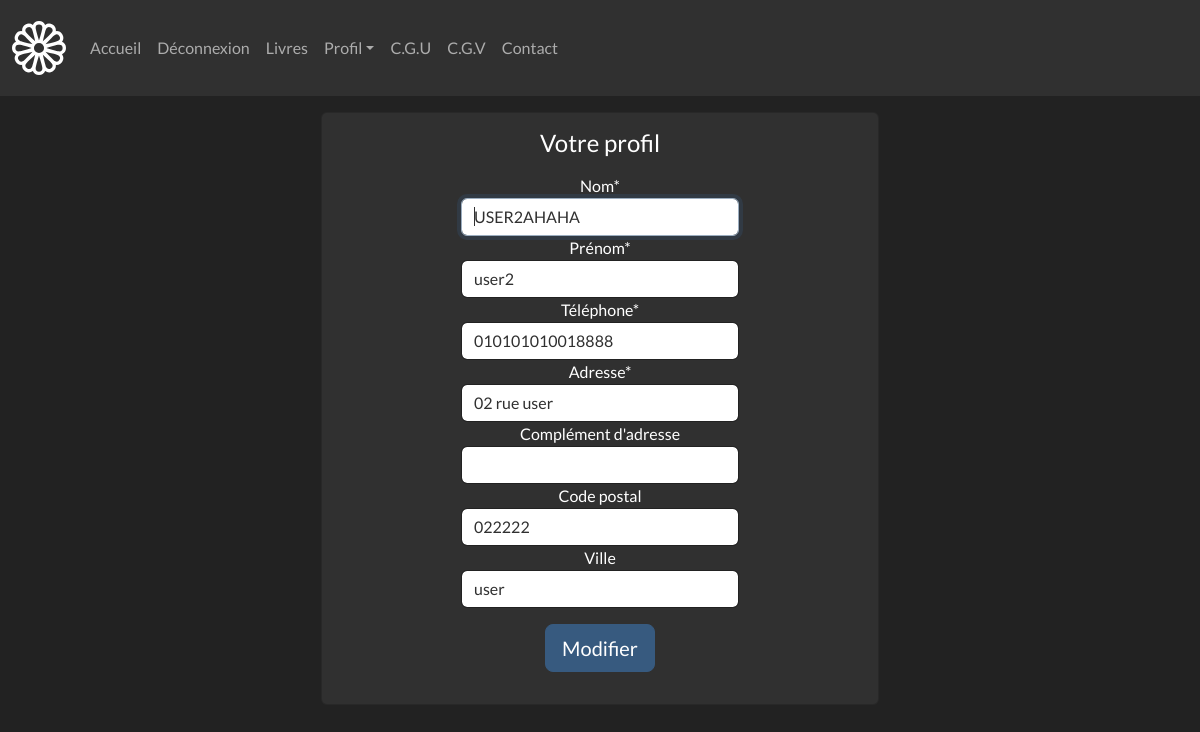
The app's page /HTML/profil.php (signed in) with its own data.
### tables this page shows
CREATE TABLE `clients` (
  `id` int(10) UNSIGNED NOT NULL,
  `nom` varchar(255) NOT NULL,
  `prenom` varchar(255) NOT NULL,
  `telephone` varchar(20) NOT NULL,
  `adresse` varchar(255) NOT NULL,
  `complement` varchar(255) NOT NULL,
  `cp` varchar(50) NOT NULL,
  `ville` varchar(255) NOT NULL,
  `user_id` int(10) UNSIGNED NOT NULL
);

### HTML/profil.php (the view, shortened to what this page needs)
<?php
require '../CRUD/config.php';
require_once '../COMPONENTS/navbar.php';
?>
<!DOCTYPE html>
<html lang="fr">
<head>
    <?php require '../COMPONENTS/links.php'; ?>
</head>
<body>
    <main class="container">
        <div class="text-center card mt-3 col-sm-6 mx-auto col-centered">
        <h4 class="mb-3 mt-3">Votre profil</h4>
        <?php
        $sql = "SELECT * FROM users";
        if($result = mysqli_query($conn, $sql)){
            if(mysqli_num_rows($result) > 0){
                while($row = mysqli_fetch_array($result)){
                    if(($_SESSION['login'] == $row['login'])){
                        $rowid = $row['id'];
                        $sql2 = "SELECT * FROM clients WHERE user_id = $rowid";
                        if($result = mysqli_query($conn, $sql2)){
                            if(mysqli_num_rows($result)>0){
                                while ($row = mysqli_fetch_array($result)){
                                    echo "<form action='./modify_profil.php?id=".$rowid."' method='post'>";
                                    echo
                                    "<div class='col-sm-6 mx-auto'>
                                    <label for='name' >Nom*</label>
                                    <input type='text' id='name' class='form-control' name='name' value='" . $row['nom'] ."' required autofocus maxlength='254'>
                                    </div>";
                                    echo
                                    "<div class='col-sm-6 mx-auto'>
                                    <label for='last_name' >Prénom*</label>
                                    <input type='text' id='last_name' class='form-control' name='last_name' value='" . $row['prenom'] ."' required maxlength='254'>
                                    </div>";
                                    echo
                                    "<div class='col-sm-6 mx-auto'>
                                    <label for='telephone' >Téléphone*</label>
                                    <input type='tel' id='telephone' class='form-control' name='telephone' value='" . $row['telephone'] ."' required  maxlength='19'>
                                    </div>";
                                    echo "<div class='col-sm-6 mx-auto'>
                                    <label for='adress' >Adresse*</label>
                                    <input type='text' id='adress' class='form-control' name='adress' value='" . $row['adresse'] ."' required maxlength='254'>
                                    </div>";
                                    echo "<div class='col-sm-6 mx-auto'>
                                    <label for='adresse_comp' >Complément d'adresse</label>
                                    <input type='text' id='adresse_comp' class='form-control' name='adresse_comp' value='" . $row['complement'] ."'  maxlength='254'>
                                    </div>";
                                    echo "<div class='col-sm-6 mx-auto'>
                                    <label for='postal' >Code postal</label>
                                    <input type='text' id='postal' class='form-control' name='postal' value='" . $row['cp'] ."' required  maxlength='50' pattern='[0-9]*'>
                                    </div>";
                                    echo "<div class='col-sm-6 mx-auto'>
                                    <label for='ville' >Ville</label>
                                    <input type='text' id='ville' class='form-control' name='ville' value='" . $row['ville'] ."' required  maxlength='254'>
                                    </div>";
                                    echo '<button class="btn btn-lg btn-primary btn-block mt-3 mb-3" type="submit">Modifier</button>';
                                    echo "</form>";
                                }
            } else {
                echo '<div class="alert alert-info"><em>Vous n avez pas encore de compte client : Veuillez cliquer ici : </em><button type="button" class="btn btn-primary">Creer un profil</button></div>';
            }
        } else {
            echo '<div class="alert alert-danger"><em>Aucune information trouvée</em></div>';
        }
                    }
                }
            }
        }
        ?>
        </div>
    </main>
</body>
</html>

### records on screen
clients: name "USER2AHAHA", last_name "user2", telephone "010101010018888", adress "02 rue user", postal "022222", ville "user"
